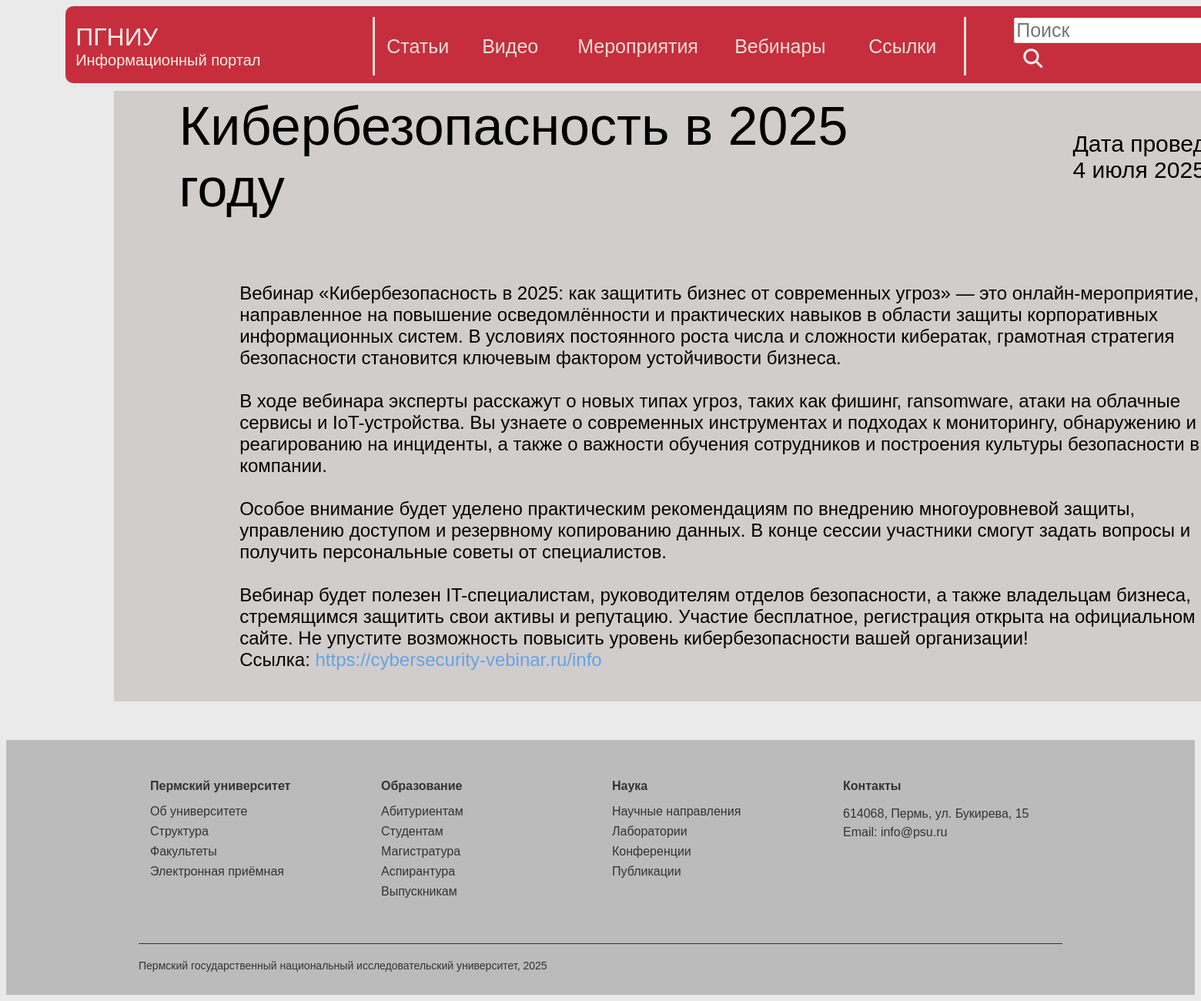
The app's page /Портал/admin/insides/vebinar-inside.php?activ=6 with its own data.
### tables this page shows
CREATE TABLE `activities` (
  `Id` int NOT NULL,
  `Title` varchar(40) NOT NULL,
  `Short` varchar(256) DEFAULT NULL,
  `ArrangedAt` date DEFAULT (curdate()),
  `Info` mediumtext,
  `Preview` varchar(40) DEFAULT NULL,
  `Theme` varchar(30) DEFAULT NULL,
  `Type` int NOT NULL DEFAULT '4'
);

### Портал/construct/functions.php (called while the page is built, shortened)
<?php
require 'connect.php';
function russianDate($date) {
    $months = [
        1 => 'января', 2 => 'февраля', 3 => 'марта',
        4 => 'апреля', 5 => 'мая', 6 => 'июня',
        7 => 'июля', 8 => 'августа', 9 => 'сентября',
        10 => 'октября', 11 => 'ноября', 12 => 'декабря'
    ];
    $timestamp = strtotime($date);
    $day = date('j', $timestamp);
    $month = $months[date('n', $timestamp)];
    $year = date('Y', $timestamp);
    return "$day $month $year";
}
function dbCheckError($query){
    $errInfo = $query->errorInfo();
    return true;
}
function selectOne($table, $params = []){
    global $pdo;
    $sql = "SELECT * FROM $table";
    if(!empty($params)){
        $i = 0;
        foreach ($params as $key => $value){
            if ($i === 0){
                $sql = $sql . " WHERE $key=$value";
            }else{
                $sql = $sql . " AND $key=$value";
            }
            $i++;
        }
    }
    $query = $pdo->prepare($sql);
    $query->execute();
    return $query->fetch();
}
?>

### Портал/admin/insides/vebinar-inside.php (the view, shortened to what this page needs)
<?php
    include "../../construct/functions.php";
    $event = selectOne('activities', ['id' => $_GET['activ']]);
?>
<!DOCTYPE html>
<html lang="en">
<head>
    <link rel="stylesheet" href="../../css/main.css">
    <link rel="stylesheet" href="https://use.fontawesome.com/releases/v5.15.4/css/all.css">
</head>
<body>
    <?php include("../../construct/Shapka_admin_inside.php"); ?>
    <div class="back" style="border-top: solid #d1cdcd">
        <div style="margin-left: 5%; margin-bottom: 80px;">
            <table style="background: none;">
                <td style="width: 65%;">
                    <p style="font-size: 70px;"> <?=$event['Title'] ?> </p>
                </td>
                <td style="width: 10%">
                </td>
                <td style="width: 25%">
                    <p style="font-size: 30px;"> Дата проведения:</p>
                    <p style="font-size: 30px;"> <? echo russianDate($event["ArrangedAt"])?> </p>
                </td>
            </table>
        </div>
        <div style="width: 80%; margin-left: 10%; font-size: 24px;">
            <div class="only_text" style="width: 100%; margin-top: 40px; margin-bottom: 40px;">
                <?=$event['Info'] ?>
            </div>
        </div>
    </div>
    <?php include("../../construct/footer.php"); ?>
</body>
</html>

### Портал/css/main.css (style rules this page uses)
html { scroll-behavior: smooth; }
body { background: #EAEAEA; font-family: Verdana, sans-serif; }
a { text-decoration: inherit; color: inherit; }
.back { position:initial; width: 1632px; height: auto; margin-left: 140px; margin-top: 10px; background-color: #D1CDCD; overflow-y: auto; padding-left: 0px; }
p { margin: auto; }

### records on screen
activities: Title "Кибербезопасность в 2025 году", ArrangedAt "4 июля…", Info "Вебинар «Кибербезопасность в 2025: как защитить бизнес от современных угроз» — это онлайн-мероприятие, направленное на повышение осведомлённости и практических навыков в области защиты корпоративных информационных систем. В условиях постоянного роста числа и сложности кибератак, грамотная стратегия безопасности становится ключевым фактором устойчивости бизнеса. В ходе вебинара эксперты расскажут о новых типах угроз, таких как фишинг, ransomware, атаки на облачные сервисы и IoT-устройства. Вы узнаете о современных инструментах и подходах к мониторингу, обнаружению и реагированию на инциденты, а также о важности обучения сотрудников и построения культуры безопасности в компании. Особое…"
